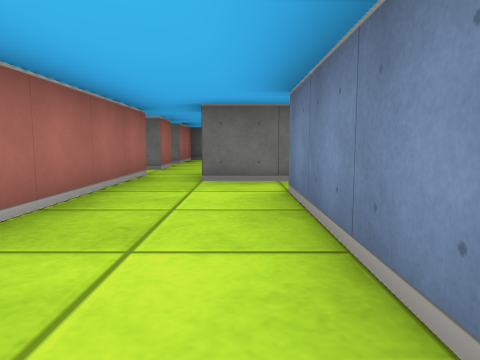
View 1 (above)

16 first-person views from a walk through a cub3D ray-caster map. The camera is about half as high as the walls, tilts 6° down and sees 70° across. The floor is counted in squares. Each view is taken from the middle of a square. On the plan, view 1 faces up. The plan holds only what a view shows up to about 9 squares ahead; the rest is blank.

View 2
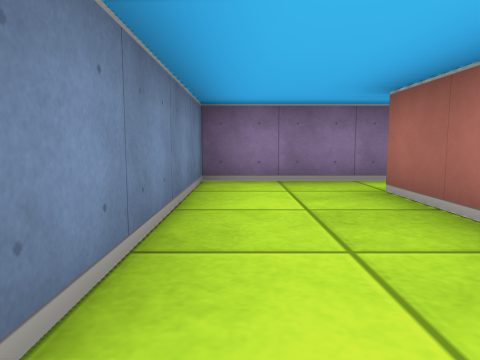

View 3
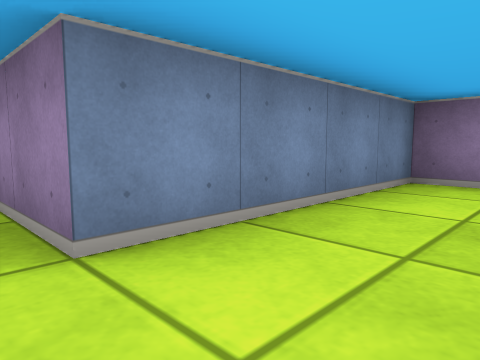

View 4
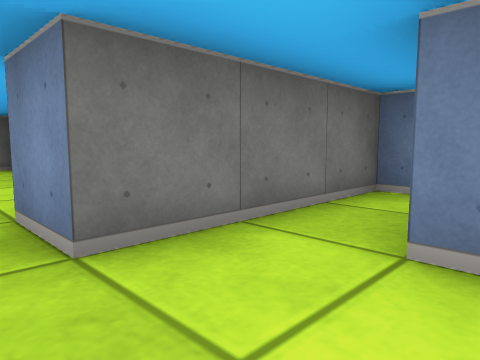

View 5
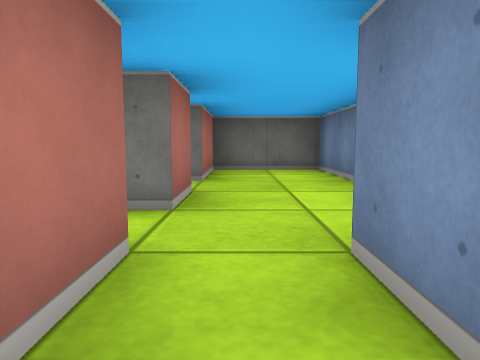

View 6
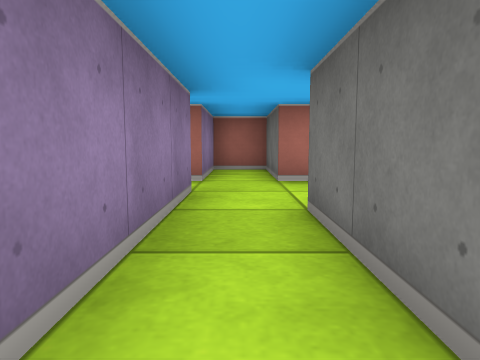

View 7
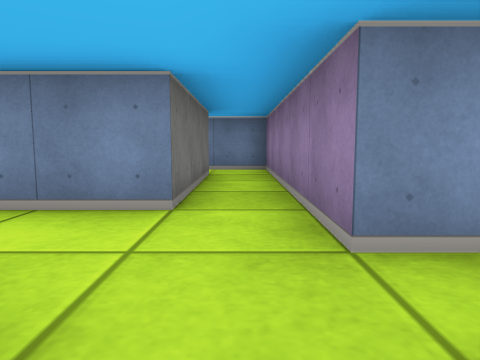

View 8
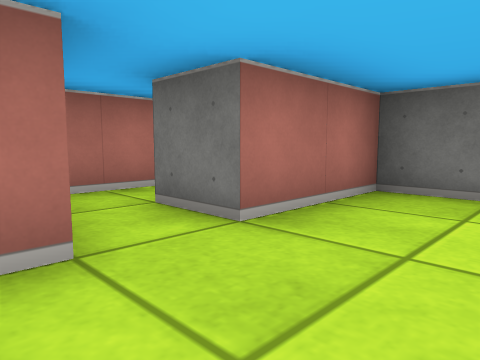

View 9
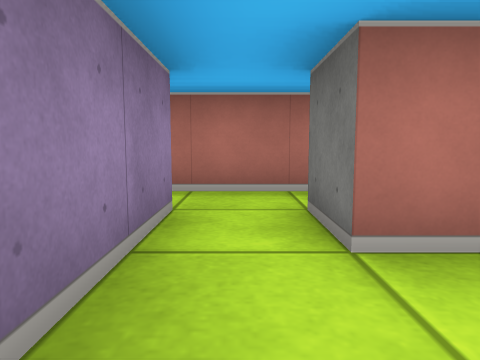

View 10
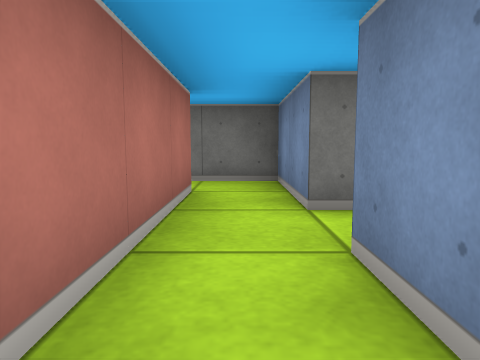

View 11
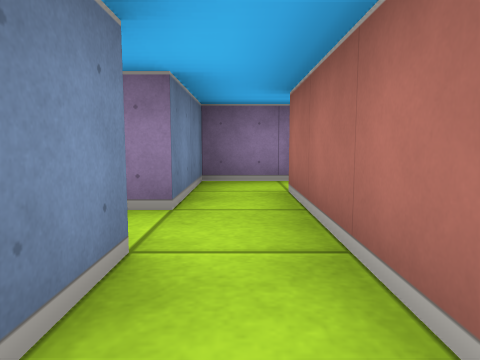

View 12
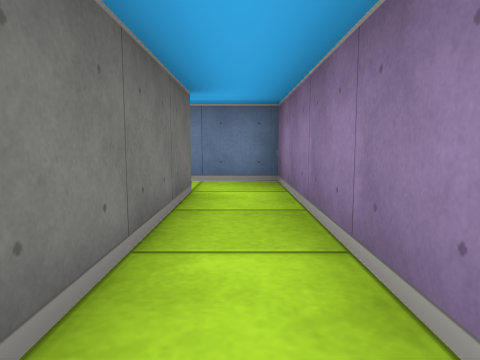

View 13
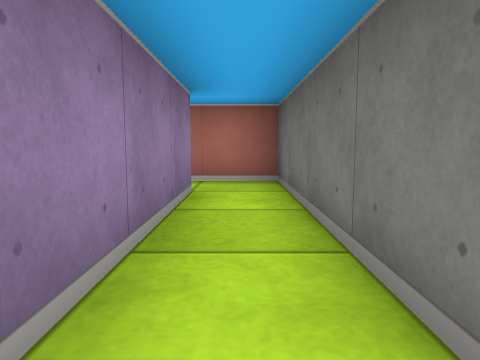

View 14
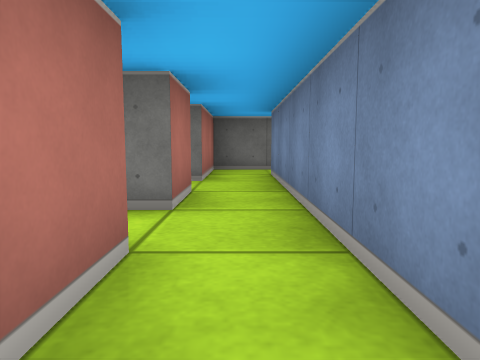

View 15
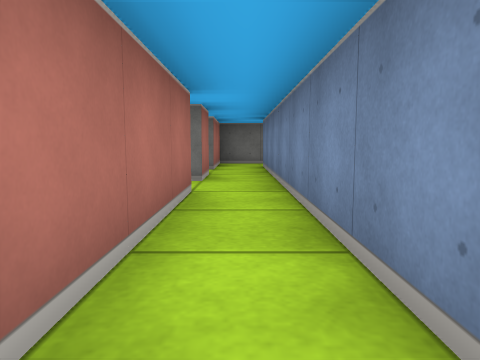

View 16
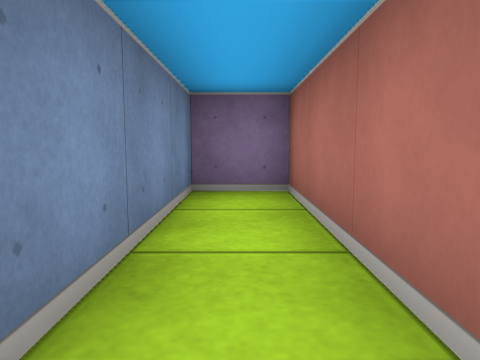

### Floor plan
Ten units are one square. View 1 is at (0, 0); x grows to the right and y downward. Boxes are objects, and circles mark ways between rooms. Rooms are numbered by the first view taken in them; rooms with no view inside come last. Other rooms are left out.
<svg viewBox="-84 -110 134 220">
<path fill="none" stroke="#000" d="M-15 5 5 5 5 -35 20 -35M-15 -45 -15 -5M26 -45 -5 -45M-5 -45 -5 -55 45 -55 45 -66M-15 -76 -15 -65 -35 -65 -35 -55 -15 -55 -15 -45M35 -65 5 -65 5 -75M-65 25 -25 25 -25 5M-35 5 -35 15 -75 15 -75 25M-25 -15 -25 -25 -38 -25M-75 65 -75 105 -65 105 -65 55M-75 55 -79 55M5 -75 5 -105 -15 -105 -15 -85M-25 5 -15 5M-35 -15 -35 5M-15 -5 -25 -5 -25 -15"/>
<circle cx="-10" cy="-50" r="3" fill="#2a7"/>
<circle cx="-20" cy="0" r="3" fill="#2a7"/>
<circle cx="-5" cy="-70" r="3" fill="#2a7"/>
<circle cx="-30" cy="10" r="3" fill="#2a7"/>
<circle cx="-30" cy="-10" r="3" fill="#2a7"/>
<text x="0" y="-20">1</text>
<text x="0" y="-60">2</text>
<text x="-50" y="20">3</text>
<text x="-30" y="-20">4</text>
<text x="-70" y="70">5</text>
<text x="-10" y="-90">6</text>
<text x="-30" y="0">7</text>
</svg>
Room 1 opens to room 2. Room 1 opens to room 7. Room 2 opens to room 6. Room 3 opens to room 7. Room 4 opens to room 7.

Where each view was taken, in squares from view 1:
view 1: 0 up, 0 right, facing up
view 2: 4 up, 0 right, facing down
view 3: 4 up, 1 left, facing down-right
view 4: 3 up, 1 left, facing up-right
view 5: 4 up, 1 left, facing up
view 6: 6 up, 3 right, facing left
view 7: 6 up, 2 left, facing right
view 8: 7 up, 0 right, facing up-left
view 9: 0 up, 0 right, facing left
view 10: 2 down, 3 left, facing up
view 11: 2 up, 3 left, facing down
view 12: 2 down, 7 left, facing right
view 13: 2 down, 3 left, facing left
view 14: 8 down, 7 left, facing up
view 15: 10 down, 7 left, facing up
view 16: 7 down, 7 left, facing down
